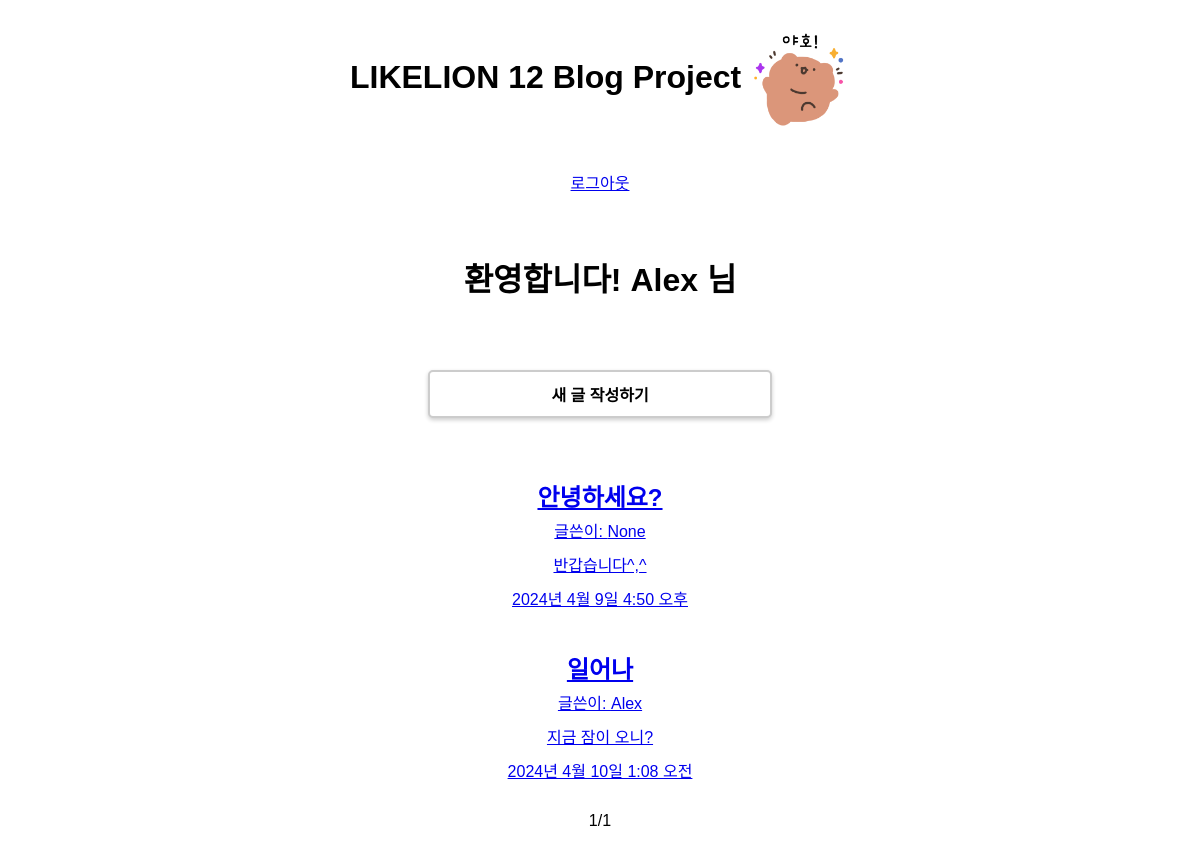
The page / (signed in) on the database its author committed.
### blog/models.py (models this page shows, shortened)
class Blog(models.Model):
    title = models.CharField(max_length=100)
    created_at = models.DateTimeField(auto_now_add=True)
    content = models.TextField()
    image = models.ImageField(upload_to='blog/', null=True)
    author = models.ForeignKey(User, on_delete=models.CASCADE, null=True, related_name='blogs')
    tag = models.ManyToManyField(to='Tag', blank=True)
    class Meta:
        db_table = 'blog'
    def summary(self):
        return self.content[:100]

### blog/views.py (the view)
# urls.py: path('', views.home, name='home'), # 127.0.0.1:8000
def home(request):
    blogs = Blog.objects.all()
    paginator = Paginator(blogs, 3)
    page_number = request.GET.get('page')
    page_obj = paginator.get_page(page_number)
    return render(request,'home.html',{'page_obj':page_obj})

### blog/templates/home.html (shortened to what this page needs)
{% extends "base.html" %} {% load static %}  {% block extrahead %}
<link rel="stylesheet" href="{% static 'blog/css/style.css' %}" />
{% endblock extrahead %} {% block content %}
<h1>
  LIKELION 12 Blog Project
  <img src="{% static 'blog/img/emoticon.png' %}" alt="이모티콘" />
</h1>
<div>
  {% if user.is_authenticated %}
  <a href="users/logout">로그아웃</a>
  <h1>환영합니다! {{user.username}} 님</h1>
  <a class="new-post__button" href="{% url 'new' %}">새 글 작성하기</a>
  {% else %}
  <a href="users/signup">회원가입</a>
  <a href="users/login">로그인</a>
  {% endif %}
</div>
<div>
  {% for blog in page_obj %}
  <a href="{%url 'detail' blog.id %}">
    <h2>{{blog.title}}</h2>
    <p>글쓴이: {{blog.author}}</p>
    <p>{{blog.summary}}</p>
    <p>{{blog.created_at}}</p>
  </a>
  {% endfor %}
</div>
<span>
  <p>{{page_obj.number}}</p>
  <p>/</p>
  <p>{{page_obj.paginator.num_pages}}</p>
</span>
{% endblock content %}

### blog/static/blog/css/style.css (style rules this page uses)
body { font-family: Arial, sans-serif; text-align: center; }
h1 { font-size: 2em; margin: 30px 0 20px; }
.new-post__button { display: block; margin: 20px auto; width: 300px; padding: 10px 20px; color: #000; font-weight: bold; text-decoration: none; border-radius: 5px; border: 2px solid #ccc; background-color: #fff; box-shadow: 0px 2px 4px rgba(0, 0, 0, 0.2); transition: background-color 0.3s ease-out; }
div { margin-top: 40px; display: flex; flex-direction: column; gap: 30px; }
h2 { font-size: 1.5em; margin: 0 0 5px; font-weight: bold; }
p { margin: 0 0 10px; }
img { display: inline-block; vertical-align: middle; width: 100px; }
span { display: flex; align-items: center; justify-content: center; margin: 20px auto 0; width: 50rem; }

### rows shown on the page
Blog: title "안녕하세요?", author "None", summary "반갑습니다^,^", created_at "2024년 4월 9일 4:50 오후"
Blog: title "일어나", author "Alex", summary "지금 잠이 오니?", created_at "2024년 4월 10일 1:08 오전"

### other values the page prints
{{ user.username }} "Alex"
{{ page_obj.number }} "1"
{{ page_obj.paginator.num_pages }} "1"
